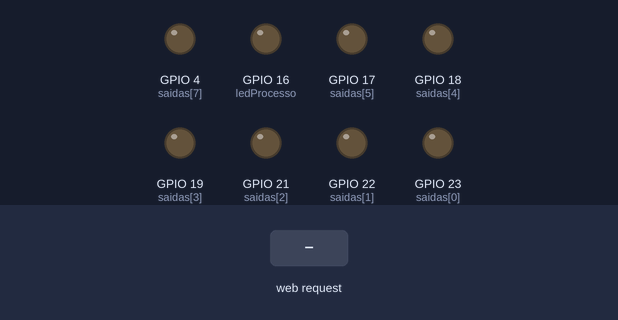
A program run on a simulated ESP32. Parts: output pins drawn as LEDs (lit = HIGH). Inputs (shaded band) come from the test bench. What the program prints to the serial monitor is not drawn.

Above: at 1.2 s.
1.3 s: HTTP request GET /processo received
At 2.6 s:
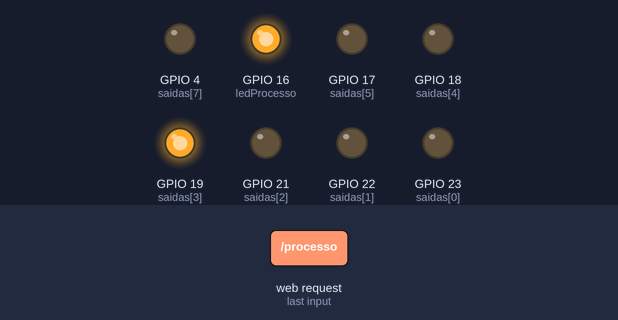
At 4.9 s:
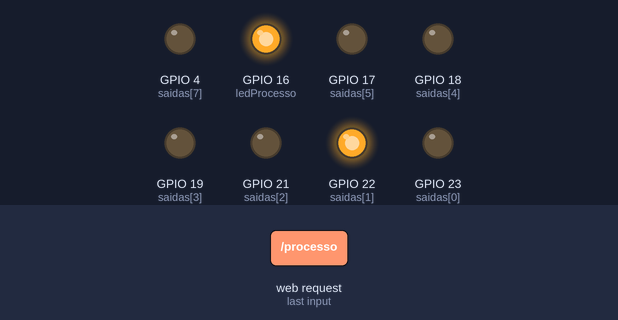
Timing chart, 0 to 9.5 s (numbered marks = the images above; inputs shaded):
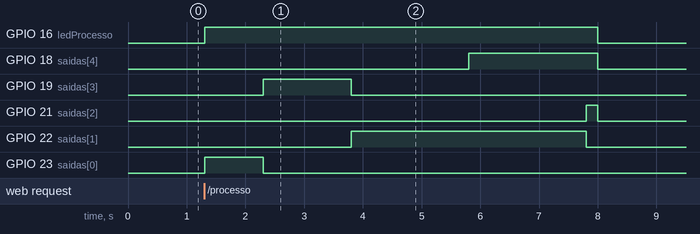

The program:

main.cpp
```cpp
#include <WiFi.h>
#include "index.h"
#include "processo.h"
#include "historico.h"

// ========== CONFIG WI-FI ==========
const char* ssid = "WAM";
const char* password = "12345678";

WiFiServer server(80);
String header;

// ========== GPIO - SAÍDAS ==========
const int saidas[] = {23, 22, 21, 19, 18, 17, 16, 4};
String nomes[] = {"D23", "D22", "D21", "D19", "D18", "TX2", "RX2", "D4"};
bool estados[8] = {false, false, false, false, false, false, false, false};
String textos[] = {"MAGAZINE", "VÁCUO", "SOLTAR PEÇA", "AVANÇO", "RECUO"};

// ========== VARIÁVEIS DE PROCESSO ==========
float ultimoTempoProcesso = 0.0;
const int ledProcesso = 16;
String historicoProcessos = "";
unsigned long startMillis;
int contadorCliques = 0;

void setup() {
  Serial.begin(115200);
  for (int i = 0; i < 8; i++) {
    pinMode(saidas[i], OUTPUT);
    digitalWrite(saidas[i], LOW);
  }

  // Entradas (sensores)
  pinMode(36, INPUT);
  pinMode(39, INPUT);
  pinMode(34, INPUT);
  pinMode(32, INPUT);
  pinMode(33, INPUT);
  pinMode(25, INPUT);
  pinMode(26, INPUT);
  pinMode(27, INPUT);

  WiFi.softAP(ssid, password);
  Serial.println("Wi-Fi conectado.");
  Serial.println(WiFi.softAPIP());

  server.begin();
  startMillis = millis();
}

String getHoraAtual() {
  unsigned long tempoSeg = (millis() - startMillis) / 1000;
  int horas = (tempoSeg / 3600) % 24;
  int minutos = (tempoSeg / 60) % 60;
  int segundos = tempoSeg % 60;
  char buffer[16];
  sprintf(buffer, "%02d:%02d:%02d", horas, minutos, segundos);
  return String(buffer);
}

void loop() {
  WiFiClient client = server.available();

  if (client) {
    String currentLine = "", header = "";
    unsigned long startTime = 0, endTime = 0;

    while (client.connected()) {
      if (client.available()) {
        char c = client.read();
        header += c;

        if (c == '\n') {
          if (currentLine.length() == 0) {

            // === PROCESSO AUTOMÁTICO ===
            if (header.indexOf("GET /processo") >= 0) {
              startTime = millis();
              digitalWrite(ledProcesso, HIGH);

              client.println("HTTP/1.1 200 OK");
              client.println("Content-type:text/html\r\n");
              client.print(PROCESSO_HTML);
              client.flush();

              // ========= ETAPAS DO PROCESSO =========
              digitalWrite(saidas[0], HIGH);
              delay(1000);
              digitalWrite(saidas[0], LOW); // avanço e recuo do magazine

              digitalWrite(saidas[3], HIGH);
              delay(1500);
              digitalWrite(saidas[3], LOW);
              digitalWrite(saidas[1], HIGH);
              delay(2000);
              digitalWrite(saidas[4], HIGH); // pegar a peça e recuar
              delay(2000);

              digitalWrite(saidas[1], LOW);
              digitalWrite(saidas[2], HIGH); // soltar a peça
              delay(200);
              digitalWrite(saidas[4], LOW);
              digitalWrite(saidas[2], LOW); // desliga tudo

              endTime = millis();
              digitalWrite(ledProcesso, LOW);

              ultimoTempoProcesso = (endTime - startTime) / 1000.0;
              String horaAtual = getHoraAtual();
              contadorCliques++;
              String registro = String(contadorCliques) + "º Processo: " + String(ultimoTempoProcesso, 2) + "s<br>";
              historicoProcessos = registro + historicoProcessos;

              Serial.printf("%d;%.2f;%s\n", contadorCliques, ultimoTempoProcesso, horaAtual.c_str());

              delay(500);
              client.printf("<script>document.getElementById('statusProcesso').innerText += '\\nTempo total: %.2f segundos.';</script>", ultimoTempoProcesso);
              delay(500);
              client.println("<script>setTimeout(()=>{window.location.href='/'}, 4000);</script>");
              break;
            }

            // === HISTÓRICO DE PROCESSOS ===
            else if (header.indexOf("GET /tempo") >= 0) {
              client.println("HTTP/1.1 200 OK");
              client.println("Content-type:text/html\r\n");
              client.print(HISTORICO_HTML_INICIO);
              client.print(historicoProcessos);
              client.print(HISTORICO_HTML_FIM);
              break;
            }

            // === STATUS DOS SENSORES EM JSON ===
            else if (header.indexOf("GET /status") >= 0) {
              client.println("HTTP/1.1 200 OK");
              client.println("Content-Type: application/json\r\n");
              client.print("{");
              client.printf("\"ED0\": %d,", digitalRead(36));
              client.printf("\"ED1\": %d,", digitalRead(39));
              client.printf("\"ED2\": %d,", digitalRead(34));
              client.printf("\"ED3\": %d,", digitalRead(32));
              client.printf("\"ED4\": %d,", digitalRead(33));
              client.printf("\"ED5\": %d,", digitalRead(25));
              client.printf("\"ED6\": %d,", digitalRead(26));
              client.printf("\"ED7\": %d",  digitalRead(27));
              client.print("}");
              break;
            }

            // === CONTROLE MANUAL ===
            else {
              for (int i = 0; i < 8; i++) {
                String onCmd = "GET /" + nomes[i] + "/on";
                String offCmd = "GET /" + nomes[i] + "/off";
                if (header.indexOf(onCmd) >= 0) {
                  digitalWrite(saidas[i], HIGH); estados[i] = true;
                } else if (header.indexOf(offCmd) >= 0) {
                  digitalWrite(saidas[i], LOW); estados[i] = false;
                }
              }

              client.println("HTTP/1.1 200 OK");
              client.println("Content-type:text/html\r\n");

              client.print(MAIN_PAGE);  // Início do HTML

              for (int i = 0; i < 8; i++) {
                client.printf("<a href='/%s/%s'>", nomes[i].c_str(), estados[i] ? "off" : "on");
                String texto = (i < 5) ? textos[i] : nomes[i];
                client.printf("<div class='btn-text'>%s</div>", texto.c_str());
                client.printf("<button class='%s'>%s %s</button></a>",
                              estados[i] ? "btn-off" : "btn-on",
                              estados[i] ? "OFF = " : "ON = ",
                              nomes[i].c_str());
              }

              client.print(HTML_FIM);  // Fim do HTML
              break;
            }

          } else {
            currentLine = "";
          }
        } else if (c != '\r') {
          currentLine += c;
        }
      }
    }
    client.stop();
  }
}
```

historico.h
```cpp
#ifndef HISTORICO_H
#define HISTORICO_H

const char HISTORICO_HTML_INICIO[] = R"rawliteral(

<!DOCTYPE html>
<html lang="pt-br">
<head>
    <meta charset="UTF-8">
    <meta name="viewport" content="width=device-width, initial-scale=1">
    <title>Histórico de Processos</title>

    <style>
        body {
            font-family: sans-serif;
            background: #1e1e2f;
            color: white;
            text-align: center;
            padding-top: 20px;
        }

        h1 {
            font-size: 26px;
            margin-bottom: 20px;
        }

        div.log {
            margin-top: 10px;
            font-size: 18px;
            line-height: 1.6;
            text-align: left;
            max-width: 500px;
            margin-inline: auto;
            background: #333;
            padding: 20px;
            border-radius: 10px;
        }

        a {
            display: inline-block;
            margin-top: 20px;
            background: #ff9800;
            padding: 10px 20px;
            border-radius: 10px;
            text-decoration: none;
            color: black;
            font-weight: bold;
        }
    </style>
</head>

    <body>
        <h1>Histórico de Processos Automáticos</h1>

        <div class='log'>
        )rawliteral";

        const char HISTORICO_HTML_FIM[] = R"rawliteral(
        </div>

        <a href='/'>Voltar ao menu principal</a>
    </body>
</html>
)rawliteral";

#endif
```

index.h
```cpp
#ifndef INDEX_H
#define INDEX_H

const char MAIN_PAGE[] = R"rawliteral(

<!DOCTYPE html>
<html lang="pt-br">
<head>
    <meta charset="UTF-8">
    <meta name="viewport" content="width=device-width, initial-scale=1">
    <title>Controle Robótico</title>

    <style>
        @import url('https://fonts.googleapis.com/css2?family=Figtree&display=swap');

        * {
            padding: 0;
            margin: 0;
            box-sizing: border-box;
            font-family: 'Figtree', sans-serif;
        }

        body {
            background: linear-gradient(90deg,rgba(2, 0, 36, 1) 0%, rgba(9, 9, 121, 1) 21%, rgba(26, 81, 232, 1) 57%);
            color: rgb(219, 217, 217);
            min-height: 90vh;
        }

        main {
            max-width: 900px;
            margin: 30px auto;
            padding: 20px;
        }

        h2 {
            font-size: 58px;
            font-weight: bold;
            text-shadow: 1px 3px 3px black;
            text-align: center;
            margin-bottom: 40px;
        }

        h3 {
            text-align: center;
            margin-top: 30px;
            margin-bottom: 10px;
        }

        .grid {
            display: grid; grid-template-columns: repeat(auto-fit, minmax(200px, 1fr));
            gap: 10px;
            justify-items: center;
        }

        button {
            padding: 16px 40px;
            border-radius: 10px;
            border: none;
            cursor: pointer;
            font-weight: bold;
            transition: 0.3s;
            font-size: 20px;
        }

        button:hover {
            transform: scale(1.1);
            box-shadow: 0px 0px 10px rgb(0, 0, 0);
        }

        .btn-on {
            background-color: #EBEBEB;
            color: #2B2B2B;
        }

        .btn-off {
            background-color: #000000;
            color: white;
        }

        .btn-auto {
            background-color: #ff9800;
            color: black;
            margin-top: 35px;
        }

        a {
            text-decoration: none;
            display: flex;
            flex-direction: column;
            align-items: center;
            margin-bottom: 10px;
        }

        .btn-text {
            color: rgb(219, 217, 217);
            font-weight: bold;
            font-size: 22px;
            margin-bottom: 5px;
            text-shadow: 1px 3px 5px black;
        }

        .sensores {
            display: grid; grid-template-columns: repeat(2, 1fr);
            gap: 10px;
            margin: 20px auto;
            max-width: 600px;
        }

        .sensor {
            background: #444;
            padding: 12px;
            border-radius: 8px;
            text-align: center;
            font-weight: bold;
            transition: background 0.3s;
            box-shadow: inset 0 0 5px black;
        }

        .sensor.ativo {
            background: #4CAF50;
            color: white;
            box-shadow: 0 0 10px #4CAF50;
        }

        .titulo-baixo {
            margin-top: 70px;
            margin-bottom: 40px;
        }

        footer {
            background: linear-gradient(90deg,rgba(2, 0, 36, 1) 0%, rgb(5, 5, 68) 21%, rgb(17, 52, 148) 57%);
            color: white;
            text-shadow: 2px 2px 3px black;
            font-size: 22px;
            display: flex;
            height: 80px;
            width: 100%;
            align-items: center;
            justify-content: space-around;
        }
    </style>
</head>

<body>
    <main>

        <h2>Sensores em Tempo Real</h2>
        <div class='sensores'>
        <div class='sensor' id='ED1'>MAGAZINE RECUADO</div>
        <div class='sensor' id='ED2'>MAGAZINE AVANÇADO</div>
        <div class='sensor' id='ED4'>ROTATOR AVANÇADO</div>
        <div class='sensor' id='ED5'>ROTATOR RECUADO</div>
        <div class='sensor' id='ED6'>SENSOR DE BARREIRA</div>
        <div class='sensor' id='ED3'>PRESSOSTATO</div>
        <div class='sensor' id='ED0'>ENTRADA D26</div>
        <div class='sensor' id='ED7'>ENTRADA D27</div>
        </div>

        <h2 class="titulo-baixo">Controle a Máquina</h2>
        <div class='grid'>
        <!-- OS BOTÕES SERÃO INSERIDOS DINAMICAMENTE PELO CÓDIGO C++ -->
        )rawliteral";
        const char HTML_FIM[] = R"rawliteral(
        </div>

        <div style='text-align:center;'>
            <a href='/processo'><button class='btn-auto'>Processo Automático</button></a>
            <a href='/tempo'><button class='btn-auto'>Exibir Histórico</button></a>
        </div>

    </main>

    <footer><p>William Furquim e Amanda Jaguella</p></footer>

    <script>
        function atualizarSensores() {
            fetch('/status')
                .then(res => res.json())
                .then(data => {
                for (let i = 0; i < 8; i++) {
                    const div = document.getElementById('ED' + i);
                    if (data['ED' + i]) {
                    div.classList.add('ativo');
                    } else {
                    div.classList.remove('ativo');
                    }
                }});
        }

        setInterval(atualizarSensores, 500);
    </script>

</body>
</html>
)rawliteral";

#endif
```

processo.h
```cpp
#ifndef PROCESSO_H
#define PROCESSO_H

const char PROCESSO_HTML[] = R"rawliteral(

<!DOCTYPE html>
<html lang="pt-br">
<head>
    <meta charset="UTF-8">
    <meta name="viewport" content="width=device-width, initial-scale=1">
    <title>Processo automático</title>

    <style>
        body {
            font-family: sans-serif;
            background: #1e1e2f;
            color: white;
            text-align: center;
            padding-top: 40px;
        }

        h1 {

        }

        #statusProcesso {
            margin-top: 30px;
            font-size: 24px;
            font-weight: bold;
        }

        .sensores {
            display: grid; grid-template-columns: repeat(2, 1fr);
            gap: 10px;
            margin: 20px auto;
            max-width: 600px;
        }

        .sensor {
            background: #444;
            padding: 12px;
            border-radius: 8px;
            text-align: center;
            font-weight: bold;
            transition: background 0.3s;
            box-shadow: inset 0 0 5px black;
        }

        .sensor.ativo {
            background: #4CAF50;
            color: white;
            box-shadow: 0 0 10px #4CAF50;
        }
    </style>
</head>

<body>
    <h1>Executando processo automático...</h1>
    <div id='statusProcesso'>Iniciando...</div>

    <div class='sensores'>
        <div class='sensor' id='ED1'>MAGAZINE RECUADO</div>
        <div class='sensor' id='ED2'>MAGAZINE AVANÇADO</div>
        <div class='sensor' id='ED4'>ROTATOR AVANÇADO</div>
        <div class='sensor' id='ED5'>ROTATOR RECUADO</div>
        <div class='sensor' id='ED6'>SENSOR DE BARREIRA</div>
        <div class='sensor' id='ED3'>PRESSOSTATO</div>
        <div class='sensor' id='ED0'>ENTRADA D26</div>
        <div class='sensor' id='ED7'>ENTRADA D27</div>
    </div>

    <script>
        function atualizarSensores() {
            fetch('/status')
                .then(res => res.json())
                .then(data => {
                for (let i = 0; i < 8; i++) {
                        const div = document.getElementById('ED' + i);
                        if (data['ED' + i]) {
                        div.classList.add('ativo');
                    } else {
                        div.classList.remove('ativo');
                    }
                }});
        }

        setInterval(atualizarSensores, 500);
    </script>
</body>
</html>
)rawliteral";

#endif
```

Measured:
- after the input at 1.3 s, GPIO 16 (ledProcesso): LOW → HIGH at once, → LOW 6.7 s later; GPIO 18 (saidas[4]): LOW → HIGH after 4.5 s, → LOW 2.2 s later; GPIO 19 (saidas[3]): LOW → HIGH after 1.0 s, → LOW 1.5 s later; GPIO 21 (saidas[2]): LOW → HIGH after 6.5 s, → LOW 0.20 s later; GPIO 22 (saidas[1]): LOW → HIGH after 2.5 s, → LOW 4.0 s later
